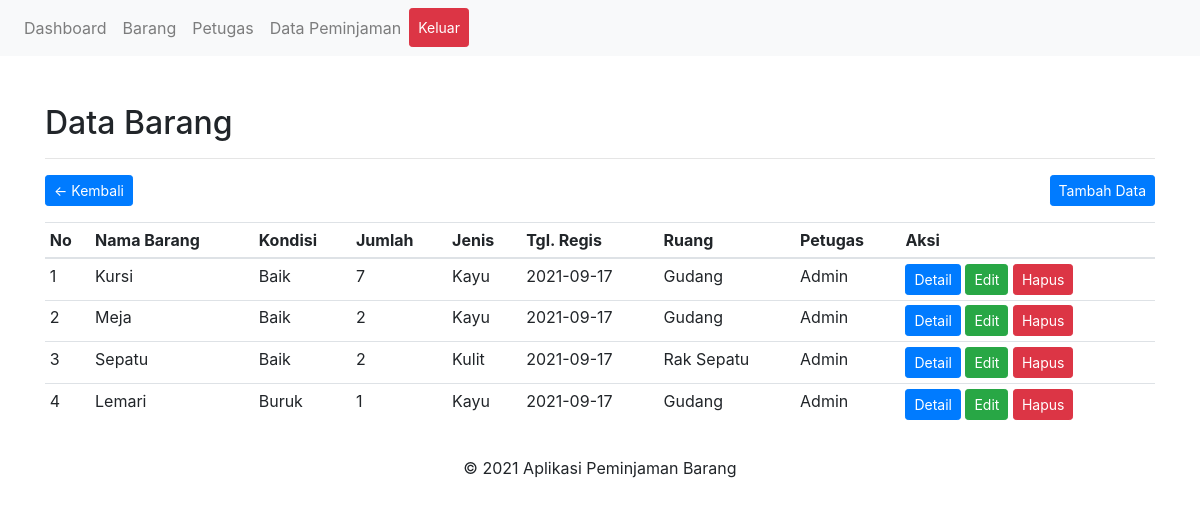
Page /admin/data-barang.php (signed in) on the committed database.
### tables this page shows
CREATE TABLE `barang` (
  `id_barang` int(11) NOT NULL,
  `id_user` int(11) NOT NULL,
  `jenis` varchar(30) NOT NULL,
  `jumlah` int(11) NOT NULL,
  `keterangan` text NOT NULL,
  `kondisi` varchar(20) NOT NULL,
  `nama_barang` varchar(50) NOT NULL,
  `tgl_regis` date NOT NULL,
  `ruang` varchar(30) NOT NULL
);

CREATE TABLE `users` (
  `id_user` int(11) NOT NULL,
  `nama` varchar(50) NOT NULL,
  `username` varchar(30) NOT NULL,
  `password` varchar(100) NOT NULL,
  `id_level` enum('1','2') NOT NULL
);

### admin/includes/barang.php (the view)
<div class="container mt-5">
	<h2>Data Barang</h2>
	<hr>
	<a href="index.php" class="btn btn-primary btn-sm float-left">&larr; Kembali</a>
	<a href="?p=tambah-barang" class="btn btn-primary btn-sm float-right">Tambah Data</a>
	<div class="clearfix"></div>
	<table class="table table-sm mt-3">
		<thead>
			<tr>
				<th>No</th>
				<th>Nama Barang</th>
				<th>Kondisi</th>
				<th>Jumlah</th>
				<th>Jenis</th>
				<th>Tgl. Regis</th>
				<th>Ruang</th>
				<th>Petugas</th>
				<th>Aksi</th>
			</tr>
		</thead>
		<tbody>
			<?php foreach($data_barang as $barang) : ?>
			<tr>
				<td><?= $no++; ?></td>
				<td><?= $barang['nama_barang']; ?></td>
				<td><?= $barang['kondisi']; ?></td>
				<td><?= $barang['jumlah']; ?></td>
				<td><?= $barang['jenis']; ?></td>
				<td><?= $barang['tgl_regis']; ?></td>
				<td><?= $barang['ruang']; ?></td>
				<td><?= $barang['nama']; ?></td>
				<td>
					<div class="d-inline">
						<a href="?p=detail-barang&id=<?= $barang['id_barang']; ?>" class="btn btn-primary btn-sm">Detail</a>
						<a href="?p=edit-barang&id=<?= $barang['id_barang']; ?>" class="btn btn-success btn-sm">Edit</a>
						<a href="?p=hapus-barang&id=<?= $barang['id_barang']; ?>" class="btn btn-danger btn-sm" onclick="return confirm('Hapus data ini?')">Hapus</a>
					</div>
				</td>
			</tr>
			<?php endforeach; ?>
		</tbody>
	</table>
</div>

### rows in the picture
barang: nama_barang "Kursi", kondisi "Baik", jumlah "7", jenis "Kayu", tgl_regis "2021-09-17", ruang "Gudang", id_user.nama "Admin"
barang: nama_barang "Meja", kondisi "Baik", jumlah "2", jenis "Kayu", tgl_regis "2021-09-17", ruang "Gudang", id_user.nama "Admin"
barang: nama_barang "Sepatu", kondisi "Baik", jumlah "2", jenis "Kulit", tgl_regis "2021-09-17", ruang "Rak Sepatu", id_user.nama "Admin"
barang: nama_barang "Lemari", kondisi "Buruk", jumlah "1", jenis "Kayu", tgl_regis "2021-09-17", ruang "Gudang", id_user.nama "Admin"
